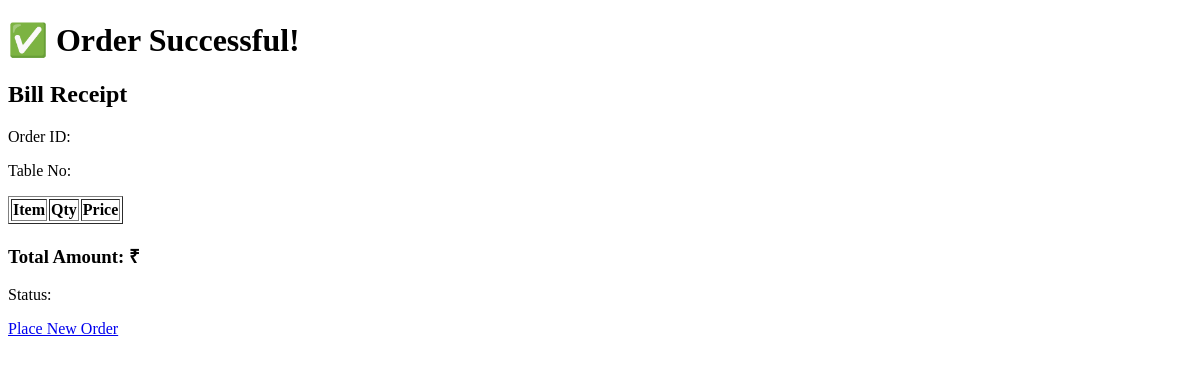
The page /bill/5 on the database as committed earlier.
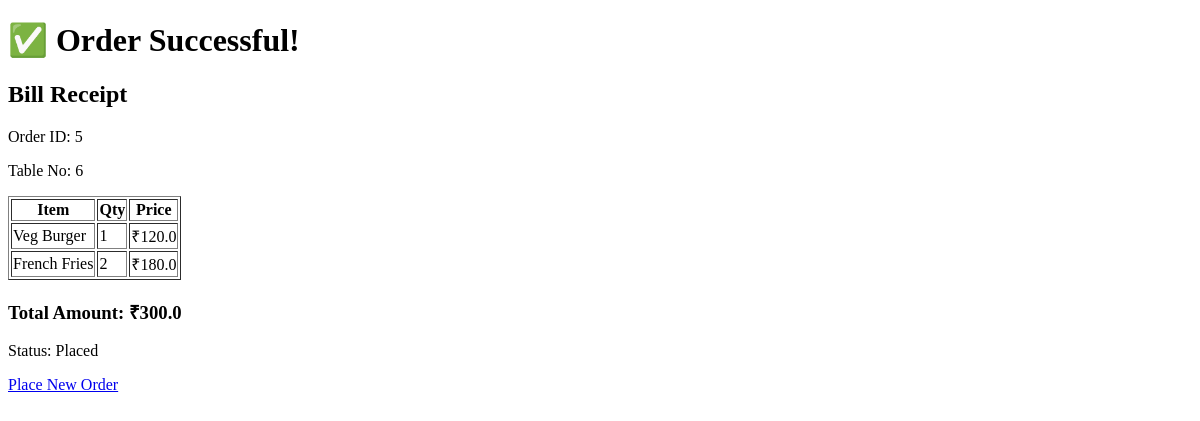
The same page on the database as committed later.
### tables this page shows
CREATE TABLE orders(
        id INTEGER PRIMARY KEY AUTOINCREMENT,
        table_no INTEGER,
        total REAL,
        status TEXT
    );

CREATE TABLE order_items(
        id INTEGER PRIMARY KEY AUTOINCREMENT,
        order_id INTEGER,
        item_name TEXT,
        quantity INTEGER,
        price REAL
    );

### app.py (the view)
@app.route("/bill/<int:order_id>")
def bill(order_id):
    conn = get_db()
    order = conn.execute(
        "SELECT * FROM orders WHERE id=?",
        (order_id,)
    ).fetchone()
    items = conn.execute(
        "SELECT * FROM order_items WHERE order_id=?",
        (order_id,)
    ).fetchall()
    conn.close()
    return render_template(
    "bill.html",
    order=order,
    items=items
)

### app.py (called while the page is built)
def get_db():
    conn = sqlite3.connect(DATABASE)
    conn.row_factory = sqlite3.Row
    return conn

### templates/bill.html (shortened to what this page needs)
<!DOCTYPE html>
<html>
<head>
</head>
<body>
<h1>✅ Order Successful!</h1>
<h2>Bill Receipt</h2>
<p>Order ID: {{ order.id }}</p>
<p>Table No: {{ order.table_no }}</p>
<table border="1">
<tr>
    <th>Item</th>
    <th>Qty</th>
    <th>Price</th>
</tr>
{% for item in items %}
<tr>
    <td>{{ item.item_name }}</td>
    <td>{{ item.quantity }}</td>
    <td>₹{{ item.quantity * item.price }}</td>
</tr>
{% endfor %}
</table>
<h3>Total Amount: ₹{{ order.total }}</h3>
<p>Status: {{ order.status }}</p>
<a href="/">Place New Order</a>
</body>
</html>

Rows that differ between the two databases and show on the page:
added orders: id "5", table_no "6", total "300.0", status "Placed"
added order_items: item_name "Veg Burger", quantity "1", item.quantity*item.price "120.0"
added order_items: item_name "French Fries", quantity "2", item.quantity*item.price "180.0"
